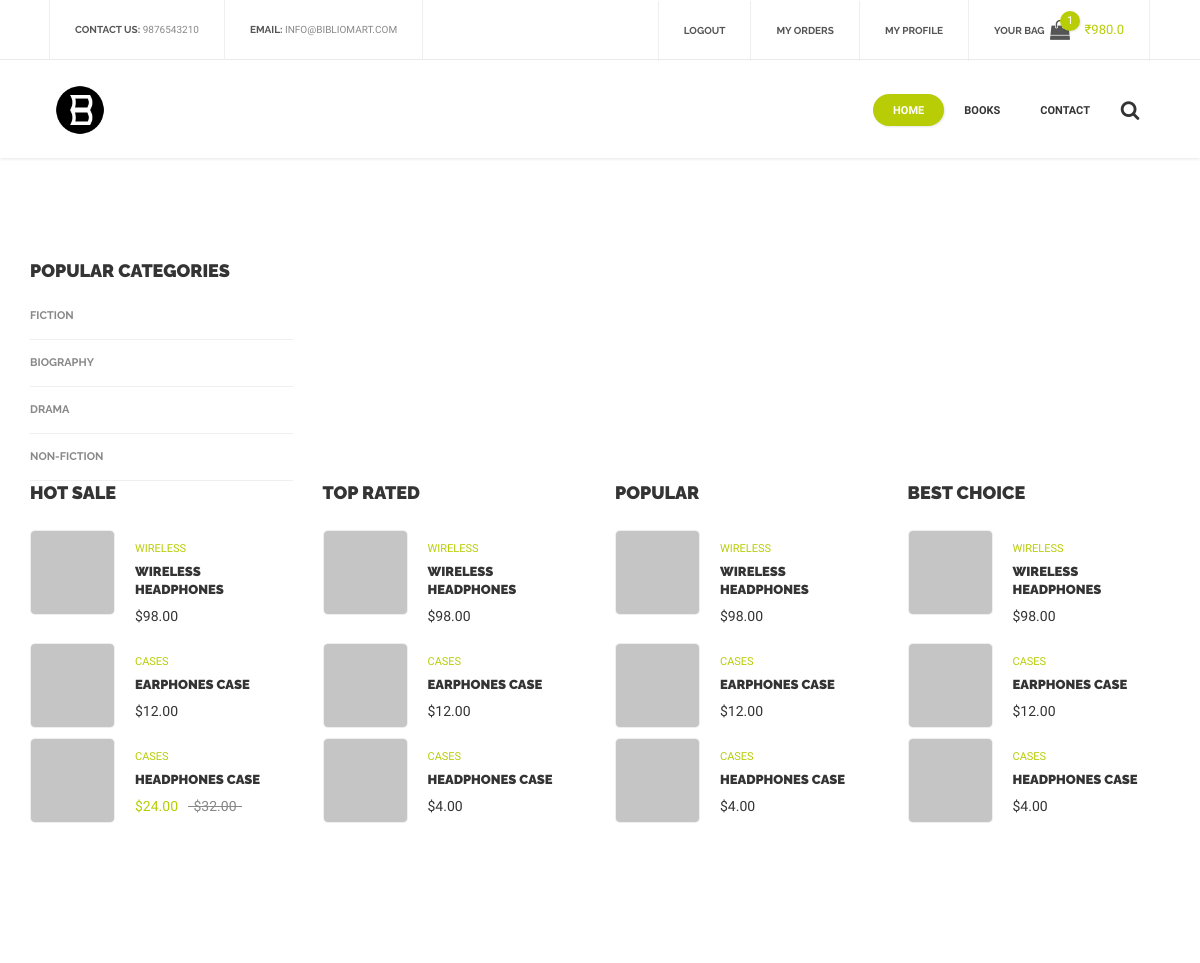
The page /books (signed in) on the database its author committed.
### models.py (models this page shows, shortened)
class Cart(db.Model):
    __tablename__ = 'cart'
    id = db.Column(db.String,  primary_key=True, unique=True)
    user_id = db.Column(db.String,db.ForeignKey('user.id'))
    total_price = db.Column(db.Float, default=0)
    book_count = db.Column(db.Integer, default=0)
    shipping_charge = db.Column(db.Float, default=0)
    books = db.relationship("Book", secondary="cart_book", viewonly=True)
    user = db.relationship('User',backref=db.backref('cart', lazy='dynamic'))

class Category(db.Model):
    __tablename__ = "category"
    id = db.Column(db.String, primary_key=True)
    name = db.Column(db.String, nullable=False)

### app.py (the view)
@app.route('/books', methods = ['GET', 'POST'])
@app.route('/books/<category>', methods = ['GET', 'POST'])
def product_list_page(category=''):
    categories = Category.query.all()
    if current_user.is_authenticated:
        cart = g.user.cart.first()
        if not cart:
            cart = Cart(g.user.id)
    else:
        cart=None
    if category:
        selected_category = Category.query.filter_by(name=category)
        if not selected_category:
            return redirect(urlfor('error_404'))
        else:
            books = Book.query.filter(Book.category.has(name=category)).all()
    else:
        books = Book.query.all()
    page = category.capitalize()
    return render_template('products_list.html',page=page, categories=categories, books=books, cart=cart)

### app.py (called while the page is built)
@login_manager.user_loader
def load_user(id):
    return User.query.get(id)

@app.before_request
def before_request():
    g.user = current_user

### templates/products_list.html (shortened to what this page needs)
<!DOCTYPE html>
<html lang="en">
<head>
    <link href="{{ url_for('static', filename='css/bootstrap.min.css')}}" rel="stylesheet">
    <link href="{{ url_for('static', filename='css/bootstrap.extension.css')}}" rel="stylesheet">
    <link href="{{ url_for('static', filename='css/style.css')}}" rel="stylesheet">
    <link href="{{ url_for('static', filename='css/swiper.css')}}" rel="stylesheet">
    <link href="{{ url_for('static', filename='css/sumoselect.css')}}" rel="stylesheet">
    <link href="{{ url_for('static', filename='css/font-awesome.min.css')}}" rel="stylesheet">
</head>
<body class="fonts-1">
    <div id="content-block">
        {% include 'header.html' %}
        <div class="container">
            <div class="empty-space col-xs-b15 col-sm-b50 col-md-b100"></div>
            <div class="row">
                <div class="col-md-9 col-md-push-3">
                    <div class="empty-space col-xs-b25 col-sm-b60"></div>
                </div>
                <div class="col-md-3 col-md-pull-9">
                    <div class="h4 col-xs-b10">popular categories</div>
                    <ul class="categories-menu transparent">
                        {% for i in categories %}
                        <li>
                            <a href="/books/{{i.name}}">{{i.name}}</a>
                        </li>
                        {% endfor %}
                    </ul>
                </div>
            </div>
            <div class="row">
                <div class="col-sm-6 col-md-3 col-xs-b25">
                    <div class="h4 col-xs-b25">Hot Sale</div>
                    <div class="product-shortcode style-4 rounded clearfix">
                        <a class="preview" href="#"><img src="../static/img/product-28.jpg" alt="" /></a>
                        <div class="description">
                            <div class="simple-article color size-1 col-xs-b5"><a href="#">WIRELESS</a></div>
                            <h6 class="h6 col-xs-b10"><a href="#">wireless headphones</a></h6>
                            <div class="simple-article dark">$98.00</div>
                        </div>
                    </div>
                    <div class="product-shortcode style-4 rounded clearfix">
                        <a class="preview" href="#"><img src="../static/img/product-29.jpg" alt="" /></a>
                        <div class="description">
                            <div class="simple-article color size-1 col-xs-b5"><a href="#">CASES</a></div>
                            <h6 class="h6 col-xs-b10"><a href="#">earphones case</a></h6>
                            <div class="simple-article dark">$12.00</div>
                        </div>
                    </div>
                    <div class="product-shortcode style-4 rounded clearfix">
                        <a class="preview" href="#"><img src="../static/img/product-30.jpg" alt="" /></a>
                        <div class="description">
                            <div class="simple-article color size-1 col-xs-b5"><a href="#">CASES</a></div>
                            <h6 class="h6 col-xs-b10"><a href="#">headphones case</a></h6>
                            <div class="simple-article"><span class="color">$24.00</span>&nbsp;&nbsp;&nbsp;<span class="line-through">$32.00</span></div>
                        </div>
                    </div>
                </div>
                <div class="col-sm-6 col-md-3 col-xs-b25">
                    <div class="h4 col-xs-b25">Top Rated</div>
                    <div class="product-shortcode style-4 rounded clearfix">
                        <a class="preview" href="#"><img src="../static/img/product-31.jpg" alt="" /></a>
                        <div class="description">
                            <div class="simple-article color size-1 col-xs-b5"><a href="#">WIRELESS</a></div>
                            <h6 class="h6 col-xs-b10"><a href="#">wireless headphones</a></h6>
                            <div class="simple-article dark">$98.00</div>
                        </div>
                    </div>
                    <div class="product-shortcode style-4 rounded clearfix">
                        <a class="preview" href="#"><img src="../static/img/product-32.jpg" alt="" /></a>
                        <div class="description">
                            <div class="simple-article color size-1 col-xs-b5"><a href="#">CASES</a></div>
                            <h6 class="h6 col-xs-b10"><a href="#">earphones case</a></h6>
                            <div class="simple-article dark">$12.00</div>
                        </div>
                    </div>
                    <div class="product-shortcode style-4 rounded clearfix">
                        <a class="preview" href="#"><img src="../static/img/product-33.jpg" alt="" /></a>
                        <div class="description">
                            <div class="simple-article color size-1 col-xs-b5"><a href="#">CASES</a></div>
                            <h6 class="h6 col-xs-b10"><a href="#">headphones case</a></h6>
                            <div class="simple-article dark">$4.00</div>
                        </div>
                    </div>
                </div>
                <div class="col-sm-6 col-md-3 col-xs-b25">
                    <div class="h4 col-xs-b25">Popular</div>
                    <div class="product-shortcode style-4 rounded clearfix">
                        <a class="preview" href="#"><img src="../static/img/product-34.jpg" alt="" /></a>
                        <div class="description">
                            <div class="simple-article color size-1 col-xs-b5"><a href="#">WIRELESS</a></div>
                            <h6 class="h6 col-xs-b10"><a href="#">wireless headphones</a></h6>
                            <div class="simple-article dark">$98.00</div>
                        </div>
                    </div>
                    <div class="product-shortcode style-4 rounded clearfix">
                        <a class="preview" href="#"><img src="../static/img/product-35.jpg" alt="" /></a>
                        <div class="description">
                            <div class="simple-article color size-1 col-xs-b5"><a href="#">CASES</a></div>
                            <h6 class="h6 col-xs-b10"><a href="#">earphones case</a></h6>
                            <div class="simple-article dark">$12.00</div>
                        </div>
                    </div>
                    <div class="product-shortcode style-4 rounded clearfix">
                        <a class="preview" href="#"><img src="../static/img/product-36.jpg" alt="" /></a>
                        <div class="description">
                            <div class="simple-article color size-1 col-xs-b5"><a href="#">CASES</a></div>
                            <h6 class="h6 col-xs-b10"><a href="#">headphones case</a></h6>
                            <div class="simple-article dark">$4.00</div>
                        </div>
                    </div>
                </div>
                <div class="col-sm-6 col-md-3 col-xs-b25">
                    <div class="h4 col-xs-b25">Best Choice</div>
                    <div class="product-shortcode style-4 rounded clearfix">
                        <a class="preview" href="#"><img src="../static/img/product-37.jpg" alt="" /></a>
                        <div class="description">
                            <div class="simple-article color size-1 col-xs-b5"><a href="#">WIRELESS</a></div>
                            <h6 class="h6 col-xs-b10"><a href="#">wireless headphones</a></h6>
                            <div class="simple-article dark">$98.00</div>
                        </div>
                    </div>
                    <div class="product-shortcode style-4 rounded clearfix">
                        <a class="preview" href="#"><img src="../static/img/product-38.jpg" alt="" /></a>
                        <div class="description">
                            <div class="simple-article color size-1 col-xs-b5"><a href="#">CASES</a></div>
                            <h6 class="h6 col-xs-b10"><a href="#">earphones case</a></h6>
                            <div class="simple-article dark">$12.00</div>
                        </div>
                    </div>
                    <div class="product-shortcode style-4 rounded clearfix">
                        <a class="preview" href="#"><img src="../static/img/product-39.jpg" alt="" /></a>
                        <div class="description">
                            <div class="simple-article color size-1 col-xs-b5"><a href="#">CASES</a></div>
                            <h6 class="h6 col-xs-b10"><a href="#">headphones case</a></h6>
                            <div class="simple-article dark">$4.00</div>
                        </div>
                    </div>
                </div>
            </div>
        </div>
        <div class="empty-space col-xs-b15 col-sm-b45"></div>
        <div class="empty-space col-md-b70"></div>
    </div>
</body>
</html>

### templates/header.html (shortened to what this page needs)
<header>
    <div class="header-top">
        <div class="content-margins">
            <div class="row">
                <div class="col-md-5 hidden-xs hidden-sm">
                    <div class="entry"><b>contact us:</b> <a href="tel:+9876543210">9876543210</a></div>
                    <div class="entry"><b>email:</b> <a href="mailto:info@bibliomart.com">info@bibliomart.com</a></div>
                </div>
                <div class="col-md-7 col-md-text-right">
                    {% if not g.user.is_authenticated %}
                    <div class="entry"><a href="/login"><b>login</b></a>&nbsp; or &nbsp;<a href="/register"><b>register</b></a></div>
                    {% else %}
                    <div class="entry"><a href="/logout"><b>logout</b></a></div>
                    <div class="entry"><a href="/orders"><b>My Orders</b></a></div>
                    <div class="entry"><a href="/user/edit"><b>My Profile</b></a></div>
                    {% endif %}
                    <div class="entry hidden-xs hidden-sm cart">
                        <a href="/cart">
                            <b class="hidden-xs">Your bag</b>
                            <span class="cart-icon">
                                <i class="fa fa-shopping-bag" aria-hidden="true"></i>
                                <span class="cart-label">{{cart.book_count if cart.book_count else 0}}</span>
                            </span>
                            <span class="cart-title hidden-xs">₹{{cart.total_price if cart.total_price else 0}}</span>
                        </a>
                    </div>
                </div>
            </div>
        </div>
    </div>
    <div class="header-bottom">
        <div class="content-margins">
            <div class="row">
                <div class="col-xs-3 col-sm-1">
                    <a id="logo" href="index.html"><img src="{{ url_for('static', filename='files/images/favicon.png')}}" alt="">Bibliomart</a>
                </div>
                <div class="col-xs-9 col-sm-11 text-right">
                    <div class="nav-wrapper">
                        <nav>
                            <ul>
                                <li class="active">
                                    <a href="/">Home</a>
                                </li>
                                <li>
                                    <a href="/books">Books</a>
                                </li>
                                <li><a href="/contact">contact</a></li>
                            </ul>
                        </nav>
                    </div>
                    <div class="header-bottom-icon toggle-search"><i class="fa fa-search" aria-hidden="true"></i></div>
                </div>
            </div>
        </div>
    </div>
</header>
<div class="header-empty-space"></div>

### rows shown on the page
Cart: book_count "1", total_price "980.0"
Category: name "FICTION"
Category: name "BIOGRAPHY"
Category: name "DRAMA"
Category: name "NON-FICTION"
